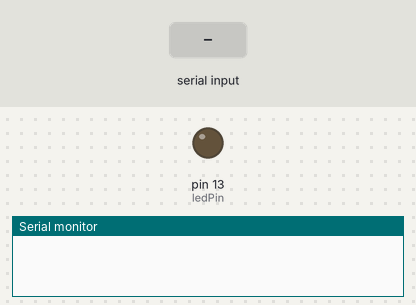
The sketch below on a simulated Arduino Uno, built with avr-gcc and run on an emulated ATmega328P. On the bench: output pins drawn as LEDs (lit = HIGH), the last lines printed to the serial monitor. Inputs (shaded band) come from the test bench.

Above: at 1.2 s.
1.3 s: "1" received over Serial
At 1.7 s:
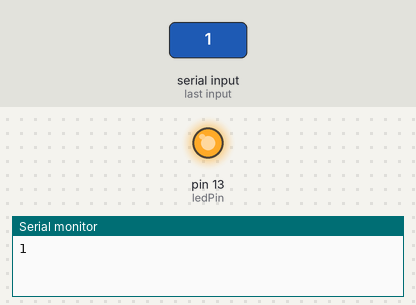
2.8 s: "0" received over Serial
At 4.1 s:
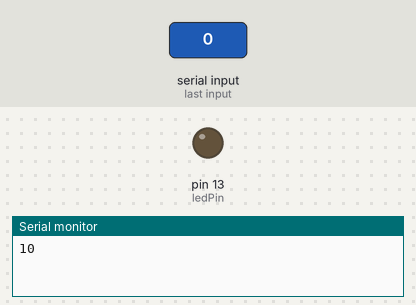
Timing chart, 0 to 5.8 s (numbered marks = the images above; inputs shaded):
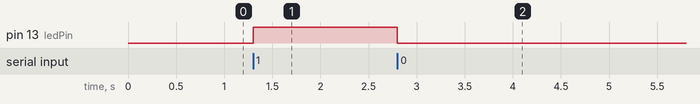

The sketch:

Led_Blink_using_Serial.ino
```cpp
int val=0;
int ledPin =13;

void setup() {
  Serial.begin(9600);
  pinMode(ledPin,OUTPUT);
}

void loop() {
  if(Serial.available()){
    val = Serial.read();
    if(val == '0'){
      digitalWrite(ledPin,LOW);
    }
    else if(val == '1'){
      digitalWrite(ledPin, HIGH);
    }
    Serial.write(val);
  }
}
```

Measured:
- after the input at 1.3 s, pin 13 (ledPin): LOW → HIGH at once
- after the input at 2.8 s, pin 13 (ledPin): HIGH → LOW at once
